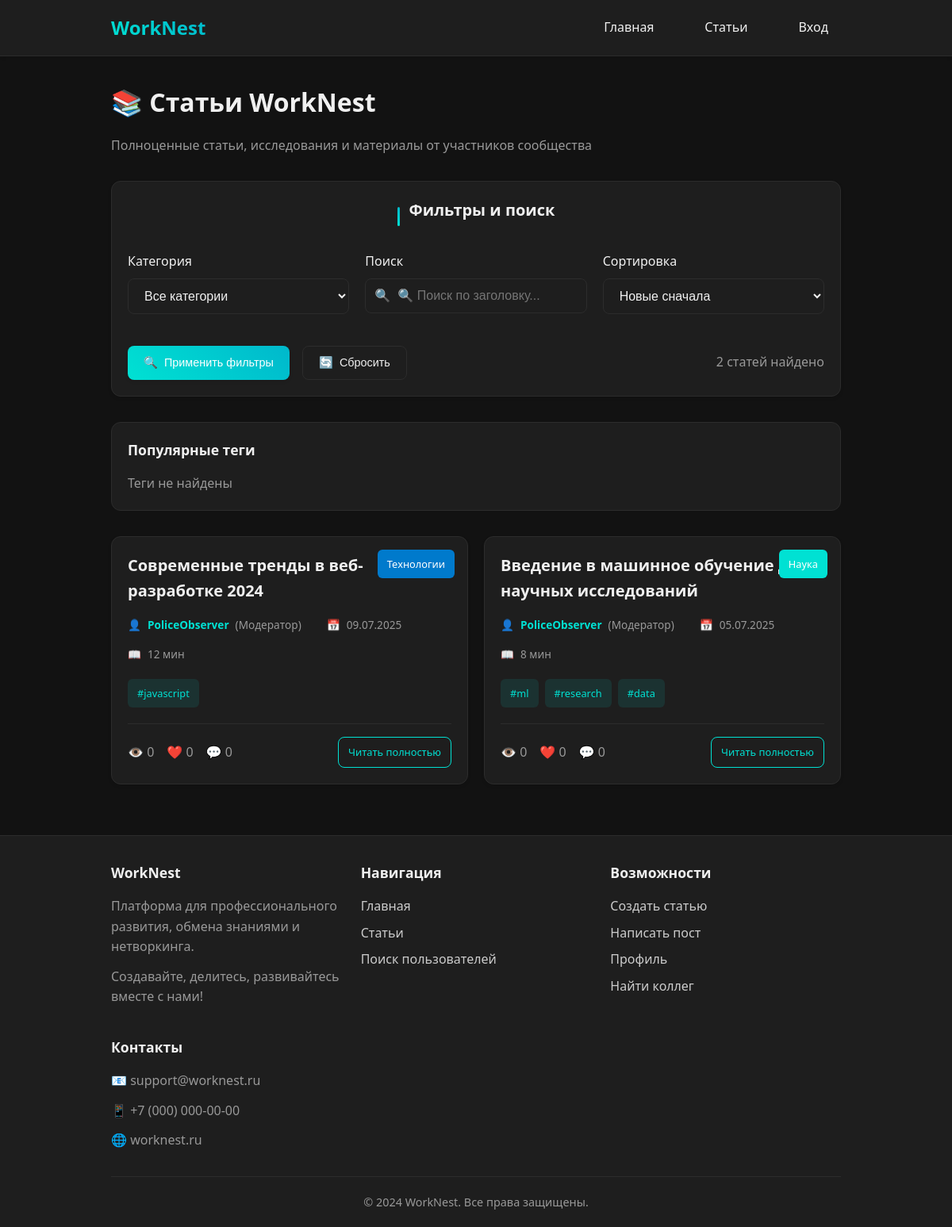
The page /articles on the database its author committed.
### models.py (models this page shows, shortened)
class Article(db.Model):
    id = db.Column(db.Integer, primary_key=True)
    user_id = db.Column(db.Integer, db.ForeignKey('user.id'), nullable=False)
    title = db.Column(db.String(256), nullable=False)
    content = db.Column(db.Text, nullable=False)  # Markdown содержимое
    summary = db.Column(db.Text, nullable=True)  # Краткое описание
    cover_image = db.Column(db.String(256), nullable=True)
    created_at = db.Column(db.DateTime, default=datetime.utcnow)
    updated_at = db.Column(db.DateTime, nullable=True)
    published_at = db.Column(db.DateTime, nullable=True)
    category_id = db.Column(db.Integer, db.ForeignKey('category.id'), nullable=True)
    is_published = db.Column(db.Boolean, default=False)
    is_featured = db.Column(db.Boolean, default=False)  # Рекомендуемая статья
    reading_time = db.Column(db.Integer, default=0)  # Время чтения в минутах
    views_count = db.Column(db.Integer, default=0)
    user = db.relationship('User', backref=db.backref('articles', lazy=True))
    category = db.relationship('Category', backref=db.backref('articles', lazy=True))
    tags = db.relationship('Tag', secondary=article_tags, backref=db.backref('articles', lazy='dynamic'))

class Category(db.Model):
    id = db.Column(db.Integer, primary_key=True)
    name = db.Column(db.String(64), unique=True, nullable=False)
    description = db.Column(db.Text, nullable=True)
    color = db.Column(db.String(7), default='#00e1d3')
    icon = db.Column(db.String(32), nullable=True)  # Иконка для категории
    created_at = db.Column(db.DateTime, default=datetime.utcnow)

class User(db.Model):
    id = db.Column(db.Integer, primary_key=True)
    username = db.Column(db.String(64), unique=True, nullable=False)
    email = db.Column(db.String(120), unique=True, nullable=False)
    password_hash = db.Column(db.String(256), nullable=False)  # Увеличено до 256
    status = db.Column(db.String(64))
    show_status = db.Column(db.Boolean, default=True)
    bio = db.Column(db.Text)
    show_bio = db.Column(db.Boolean, default=True)
    avatar = db.Column(db.String(256))  # путь к файлу аватара
    full_name = db.Column(db.String(128), nullable=True)
    show_full_name = db.Column(db.Boolean, default=True)
    degree = db.Column(db.String(64), nullable=True)
    show_degree = db.Column(db.Boolean, default=True)
    interests = db.Column(db.String(256), nullable=True)
    show_interests = db.Column(db.Boolean, default=True)
    organization = db.Column(db.String(128), nullable=True)
    show_organization = db.Column(db.Boolean, default=True)
    location = db.Column(db.String(128), nullable=True)
    show_location = db.Column(db.Boolean, default=True)
    scholar_links = db.Column(db.String(512), nullable=True)  # ссылки через запятую или json
    show_scholar_links = db.Column(db.Boolean, default=True)
    website = db.Column(db.String(256), nullable=True)
    show_website = db.Column(db.Boolean, default=True)
    birthdate = db.Column(db.String(32), nullable=True)  # строкой для простоты
    show_birthdate = db.Column(db.Boolean, default=True)
    public_email = db.Column(db.String(120), nullable=True)
    show_public_email = db.Column(db.Boolean, default=True)
    telegram = db.Column(db.String(64), nullable=True)
    show_telegram = db.Column(db.Boolean, default=True)
    last_seen = db.Column(db.DateTime, default=datetime.utcnow)
    is_online = db.Column(db.Boolean, default=False)
    role = db.Column(db.String(32), default='user')  # user, moderator, admin
    is_banned = db.Column(db.Boolean, default=False)
    ban_reason = db.Column(db.String(256), nullable=True)
    ban_until = db.Column(db.DateTime, nullable=True)

class Tag(db.Model):
    id = db.Column(db.Integer, primary_key=True)
    name = db.Column(db.String(64), unique=True, nullable=False)
    description = db.Column(db.Text, nullable=True)
    color = db.Column(db.String(7), default='#00e1d3')  # Цвет тега в hex
    created_at = db.Column(db.DateTime, default=datetime.utcnow)

### app.py (the view)
@app.route('/articles')
def articles_page():
    user_id = session.get('user_id')
    category_id = request.args.get('category')
    tag_name = request.args.get('tag')
    author_id = request.args.get('author')
    query = Article.query.filter_by(is_published=True)
    if category_id:
        query = query.filter_by(category_id=category_id)
    if tag_name:
        query = query.join(Article.tags).filter(Tag.name == tag_name)
    if author_id:
        query = query.filter_by(user_id=author_id)
    articles = query.order_by(Article.created_at.desc()).all()
    for article in articles:
        article.author = User.query.get(article.user_id)
        article.category = Category.query.get(article.category_id) if article.category_id else None
        article.likes_count = Like.query.filter_by(article_id=article.id).count()
        article.comments_count = Comment.query.filter_by(article_id=article.id).count()
        article.liked_by_current = False
        if user_id:
            article.liked_by_current = Like.query.filter_by(article_id=article.id, user_id=user_id).first() is not None
    categories = Category.query.all()
    popular_tags = Tag.query.join(Article.tags).group_by(Tag.id).order_by(db.func.count(Article.id).desc()).limit(10).all()
    return render_template('articles.html',
                         articles=articles,
                         categories=categories,
                         popular_tags=popular_tags,
                         current_category=category_id,
                         current_tag=tag_name,
                         current_author=author_id)

### app.py (called while the page is built)
@app.before_request
def update_online_status():
    if 'user_id' in session:
        user = User.query.get(session['user_id'])
        if user:
            user.last_seen = datetime.utcnow()
            user.is_online = True
            db.session.commit()

@app.context_processor
def inject_user():
    user_id = session.get('user_id')
    if user_id:
        user = User.query.get(user_id)
        return dict(current_user=user, is_user_online=is_user_online)
    return dict(current_user=None, is_user_online=is_user_online)

### templates/articles.html (shortened to what this page needs)
{% extends "base.html" %}
{% block content %}
<div class="fade-in">
    <div class="articles-header mb-4">
        <div class="flex flex-between flex-center mb-3">
            <div>
                <h1 class="mb-2" style="color: #f0f0f0; font-size: 2rem;">
                    📚 Статьи WorkNest
                </h1>
                <p class="text-muted">Полноценные статьи, исследования и материалы от участников сообщества</p>
            </div>
        </div>
    </div>
    <div class="card filters-section mb-4">
        <div class="flex flex-center mb-3">
            <div style="width: 3px; height: 24px; background: linear-gradient(45deg, #00e1d3, #00b8cc); border-radius: 2px; margin-right: 12px;"></div>
            <h3 class="mb-0">Фильтры и поиск</h3>
        </div>
        <div class="grid grid-3">
            <div class="form-group">
                <label class="form-label">Категория</label>
                <select id="categoryFilter" class="form-select">
                    <option value="">Все категории</option>
                </select>
            </div>
            <div class="form-group">
                <label class="form-label">Поиск</label>
                <div style="position: relative;">
                    <input type="text"
                           id="searchInput"
                           class="form-input"
                           placeholder="🔍 Поиск по заголовку..."
                           style="padding-left: 2.5rem;">
                    <span style="position: absolute; left: 0.75rem; top: 50%; transform: translateY(-50%); color: #999;">🔍</span>
                </div>
            </div>
            <div class="form-group">
                <label class="form-label">Сортировка</label>
                <select id="sortFilter" class="form-select">
                    <option value="newest">Новые сначала</option>
                </select>
            </div>
        </div>
        <div class="flex flex-between flex-center mt-3">
            <div class="flex flex-gap">
                <button onclick="applyFilters()" class="btn btn-primary">
                    <span>🔍</span> Применить фильтры
                </button>
                <button onclick="resetFilters()" class="btn btn-secondary">
                    <span>🔄</span> Сбросить
                </button>
            </div>
            <div class="text-muted">
                <span id="articles-count">{{ articles|length }}</span> статей найдено
            </div>
        </div>
    </div>
    <div class="sidebar mb-4">
        <h4 class="sidebar-title">Популярные теги</h4>
        <div class="popular-tags" id="popular-tags">
        </div>
    </div>
    <div class="articles-container">
        {% if articles %}
            <div class="grid grid-2" id="articles-grid">
                {% for article in articles %}
                    <article class="card article-card fade-in" data-category="{{ article.category.id if article.category else '' }}" data-title="{{ article.title.lower() }}">
                        {% if article.category %}
                            <div class="article-category mb-2">
                                <span class="tag" style="background-color: {{ article.category.color or '#00e1d3' }}; color: white;">
                                    {{ article.category.name }}
                                </span>
                            </div>
                        {% endif %}
                        <h3 class="article-title mb-2">
                            <a href="/articles/{{ article.id }}" style="color: #f0f0f0; text-decoration: none;">
                                {{ article.title }}
                            </a>
                        </h3>
                        <div class="article-meta mb-3">
                            <div class="meta-item">
                                <span>👤</span>
                                <strong style="color: #00e1d3;">{{ article.user.username }}</strong>
                                {% if article.user.full_name %}
                                    <span class="text-muted">({{ article.user.full_name }})</span>
                                {% endif %}
                            </div>
                            <div class="meta-item">
                                <span>📅</span>
                                <span>{{ article.created_at.strftime('%d.%m.%Y') }}</span>
                            </div>
                            {% if article.reading_time %}
                                <div class="meta-item">
                                    <span>📖</span>
                                    <span>{{ article.reading_time }} мин</span>
                                </div>
                            {% endif %}
                        </div>
                        {% if article.tags %}
                            <div class="article-tags mb-3">
                                {% for tag in article.tags %}
                                                                         <a href="/tag/{{ tag.id }}" class="tag tag-clickable" onclick="filterByTag('{{ tag.name }}'); return false;">
                                         #{{ tag.name }}
                                     </a>
                                {% endfor %}
                            </div>
                        {% endif %}
                        <div class="article-stats flex flex-between flex-center">
                            <div class="flex flex-gap">
                                <span class="text-muted">👁️ {{ article.views or 0 }}</span>
                                                            <span class="text-muted">❤️ {{ article.likes_count }}</span>
                            <span class="text-muted">💬 {{ article.comments_count }}</span>
                            </div>
                            <a href="/articles/{{ article.id }}" class="btn btn-outline btn-sm">
                                Читать полностью
                            </a>
                        </div>
                    </article>
                {% endfor %}
            </div>
        {% endif %}
    </div>
</div>
{% endblock %}

### static/worknest.css (style rules this page uses)
* { margin: 0; padding: 0; box-sizing: border-box; }
:root { --bg-primary: #121212; --bg-secondary: #1e1e1e; --bg-card: #1e1e1e; --border-color: #2c2c2c; --text-primary: #f0f0f0; --text-secondary: #ccc; --text-muted: #999; --accent-primary: #00e1d3; --accent-secondary: #00b8cc; --accent-hover: #00f0e2; --error: #ff4757; --success: #2ed573; --warning: #ffa502; --padding-xs: 0.5rem; --padding-sm: 0.75rem; --padding-md: 1rem; --padding-lg: 1.25rem; --padding-xl: 1.5rem; --padding-xxl: 2rem; --radius-sm: 6px; --radius-md: 8px; --radius-lg: 12px; --radius-xl: 16px; --shadow-sm: 0 2px 4px rgba(0, 0, 0, 0.1); --shadow-md: 0 4px 8px rgba(0, 0, 0, 0.15); --shadow-lg: 0 8px 16px rgba(0, 0, 0, 0.2); --shadow-hover: 0 12px 24px rgba(0, 225, 211, 0.15); }
body { font-family: 'Segoe UI', Tahoma, Geneva, Verdana, sans-serif; font-size: 16px; line-height: 1.6; background-color: var(--bg-primary); color: var(--text-primary); min-height: 100vh; display: flex; flex-direction: column; }
.card { background-color: var(--bg-card); border: 1px solid var(--border-color); border-radius: var(--radius-lg); padding: var(--padding-lg); margin-bottom: var(--padding-xxl); transition: all 0.3s ease; position: relative; overflow: hidden; box-shadow: var(--shadow-sm); }
.card::before { content: ''; position: absolute; top: 0; left: 0; right: 0; height: 3px; background: linear-gradient(90deg, var(--accent-primary), var(--accent-secondary)); opacity: 0; transition: opacity 0.3s ease; }
.card h2, .card h3 { color: var(--text-primary); margin-bottom: var(--padding-md); font-weight: 600; }
.card h3 { font-size: 1.25rem; }
.btn { display: inline-flex; align-items: center; justify-content: center; gap: var(--padding-xs); padding: var(--padding-sm) var(--padding-lg); border: none; border-radius: var(--radius-md); font-size: 0.9rem; font-weight: 500; text-decoration: none; cursor: pointer; transition: all 0.3s ease; position: relative; overflow: hidden; min-height: 40px; }
.btn-primary { background: linear-gradient(45deg, var(--accent-primary), var(--accent-secondary)); color: white; box-shadow: var(--shadow-sm); }
.btn-secondary { background-color: var(--bg-secondary); color: var(--text-primary); border: 1px solid var(--border-color); }
.btn-outline { background: transparent; color: var(--accent-primary); border: 1px solid var(--accent-primary); }
.btn-sm { padding: var(--padding-xs) var(--padding-sm); font-size: 0.8rem; min-height: 32px; }
.form-group { margin-bottom: var(--padding-lg); }
.form-label { display: block; margin-bottom: var(--padding-xs); color: var(--text-primary); font-weight: 500; }
.form-input, .form-textarea, .form-select { width: 100%; padding: var(--padding-sm) var(--padding-md); background-color: var(--bg-secondary); border: 1px solid var(--border-color); border-radius: var(--radius-md); color: var(--text-primary); font-size: 1rem; transition: all 0.3s ease; min-height: 40px; }
.tag { display: inline-block; padding: var(--padding-xs) var(--padding-sm); background-color: rgba(0, 225, 211, 0.1); color: var(--accent-primary); border-radius: var(--radius-sm); font-size: 0.8rem; font-weight: 500; text-decoration: none; transition: all 0.3s ease; cursor: pointer; }
.tag-clickable { cursor: pointer; }
.meta-item { display: inline-flex; align-items: center; gap: var(--padding-xs); margin-right: var(--padding-md); }
.grid { display: grid; gap: var(--padding-lg); }
.grid-2 { grid-template-columns: repeat(auto-fit, minmax(300px, 1fr)); }
.grid-3 { grid-template-columns: repeat(auto-fit, minmax(250px, 1fr)); }
.flex { display: flex; }
.flex-center { align-items: center; justify-content: center; }
.flex-between { justify-content: space-between; }
.flex-gap { gap: var(--padding-md); }
.sidebar { background-color: var(--bg-card); border-radius: var(--radius-lg); padding: var(--padding-lg); margin-bottom: var(--padding-xxl); border: 1px solid var(--border-color); }
.sidebar-title { font-size: 1.1rem; font-weight: 600; margin-bottom: var(--padding-md); color: var(--text-primary); }
.text-muted { color: var(--text-muted); }
.mb-0 { margin-bottom: 0; }
.mb-2 { margin-bottom: var(--padding-md); }
.mb-3 { margin-bottom: var(--padding-lg); }
.mb-4 { margin-bottom: var(--padding-xxl); }
.mt-3 { margin-top: var(--padding-lg); }
.fade-in { animation: fadeIn 0.6s ease-out; }

### rows shown on the page
Article: category.name "Технологии", title "Современные тренды в веб-разработке 2024", user.username "PoliceObserver", user.full_name "Модератор", created_at "09.07.2025", reading_time "12", views "0", likes_count "0", comments_count "0"
Tag: name "javascript"
Article: category.name "Наука", title "Введение в машинное обучение для научных исследований", user.username "PoliceObserver", user.full_name "Модератор", created_at "05.07.2025", reading_time "8", views "0", likes_count "0", comments_count "0"
Tag: name "ml"
Tag: name "research"
Tag: name "data"

### other values the page prints
{{ articles|length }} "2"
